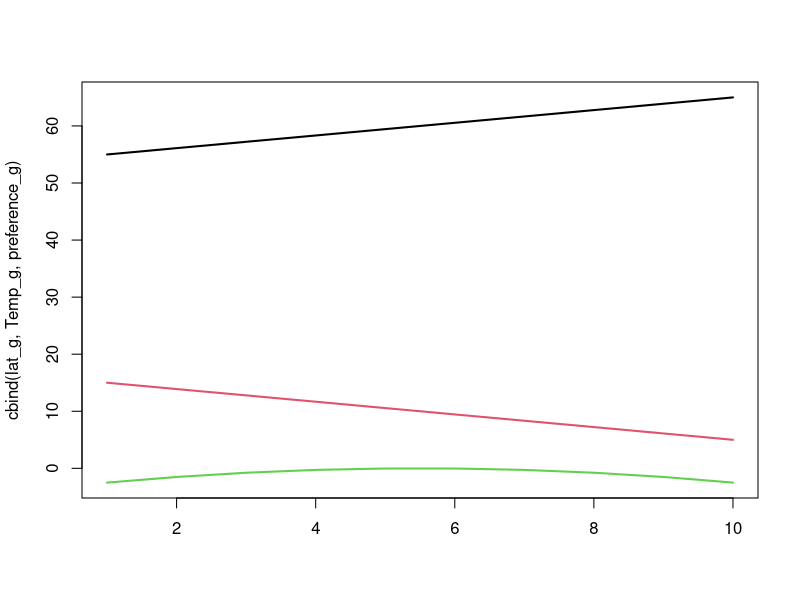
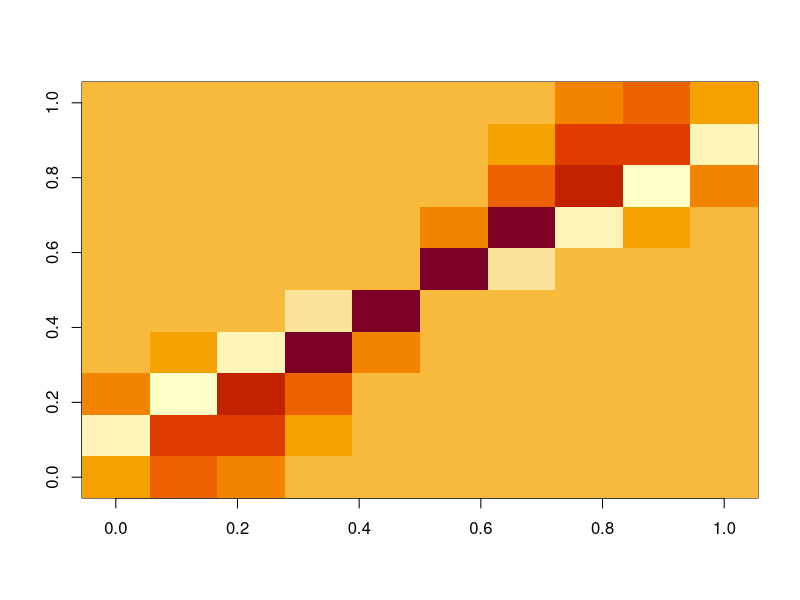
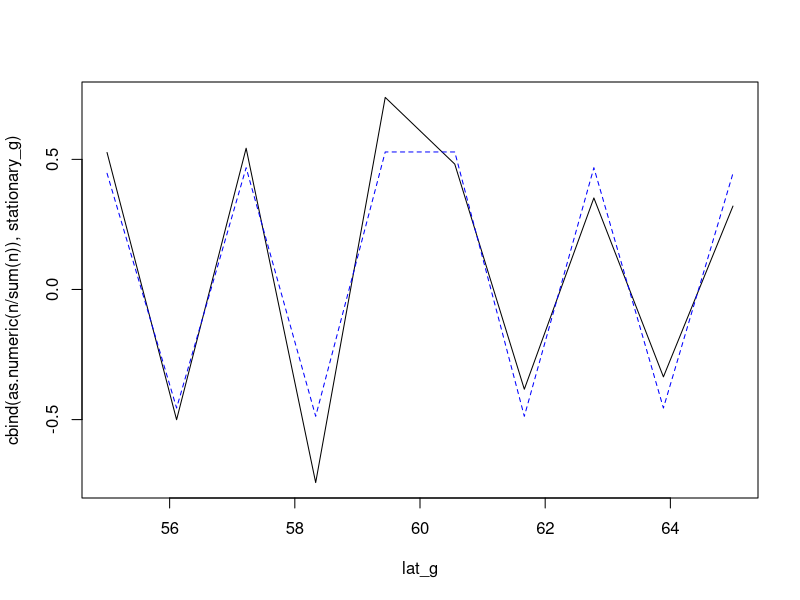
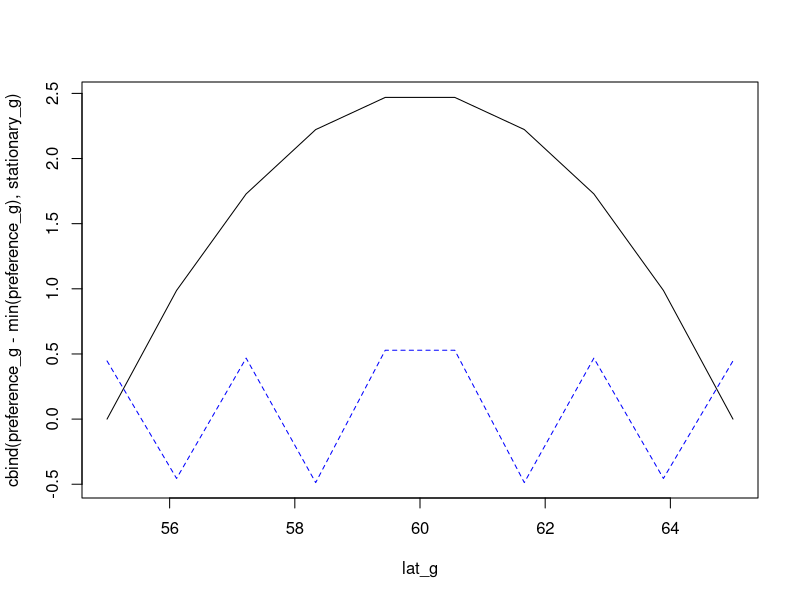

Recreate these plots in R, in order.

library(Matrix)
n_g = 10

# Domain characteristics
lat_g = seq(55, 65, length=n_g)
Temp_g = seq(15, 5, length=n_g)

# Parameters
diffusion = .1^2
preference_g =  (-.1 * (Temp_g - 10)^2)

# plot
matplot( cbind(lat_g,Temp_g,preference_g), type="l", lty="solid", lwd=2 )

# Movement operator
A_gg = ifelse( round(abs(outer(lat_g,lat_g,"-")),2) == round(mean(diff(lat_g)),2), 1, 0 )

# Diffusion
diffusion_gg = A_gg * diffusion
diag(diffusion_gg) = -1 * colSums(diffusion_gg)
# Taxis
taxis_gg = A_gg * outer(preference_g, preference_g, "-")
diag(taxis_gg) = -1 * colSums(taxis_gg)
# Total
mrate_gg = diffusion_gg + taxis_gg
# Annualized
mfraction_gg = Matrix::expm(mrate_gg)
image(as.matrix(mfraction_gg))
rowSums(mfraction_gg)
colSums(mfraction_gg)


n <- matrix(ncol = 1, nrow = n_g,rep(0,n_g))

n[1,1] <-  100

for (y in 1:100){
  
 n <-  mfraction_gg %*% n
  
}

# Stationary distribution

stationary_g = eigen(mfraction_gg)$vectors[,1]

stationary_g = stationary_g / sum(stationary_g)

matplot( x=lat_g, y=cbind(as.numeric(n / sum(n)),stationary_g), type="l", col=c("black","blue") )






#
matplot( x=lat_g, y=cbind(preference_g-min(preference_g),stationary_g), type="l", col=c("black","blue") )

# n(t+1) = Mrate_gg * n(t)
